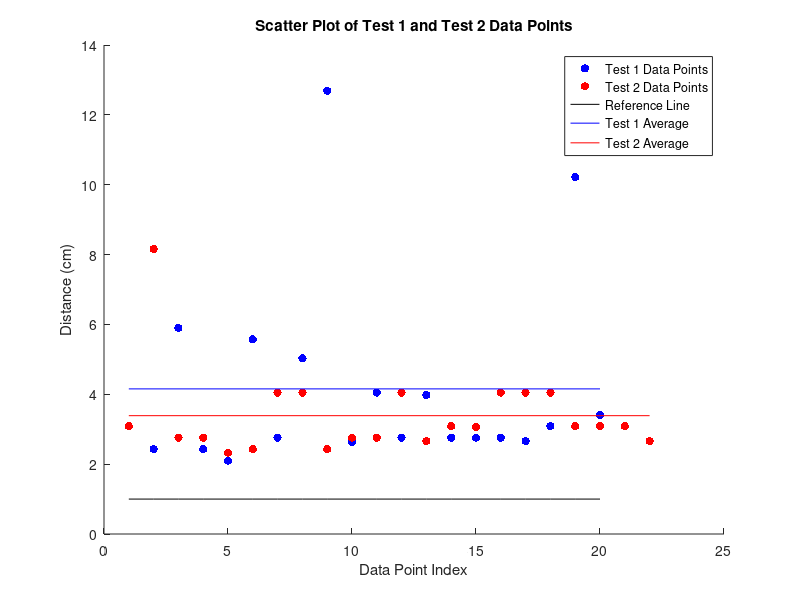
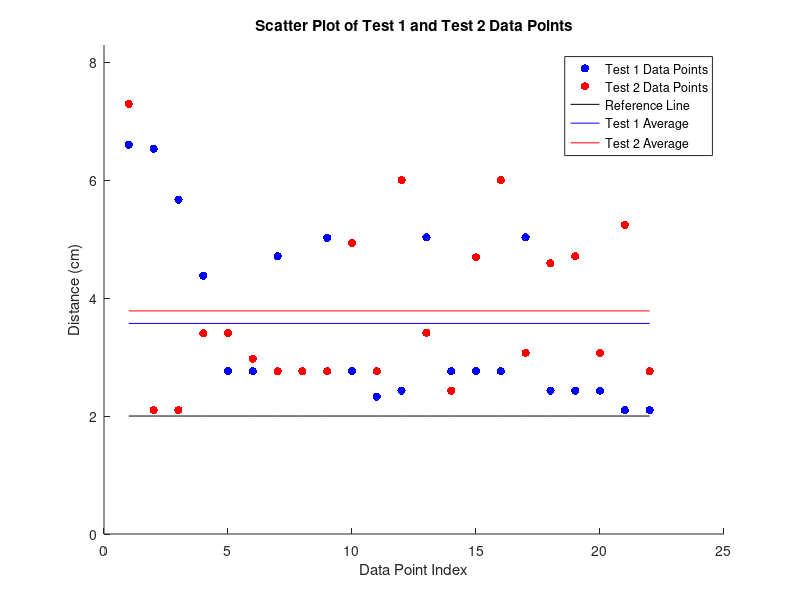
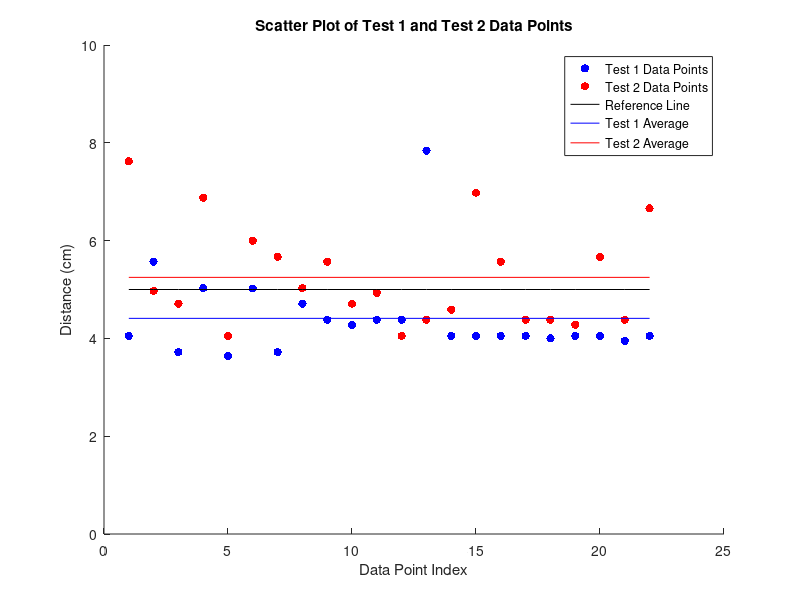
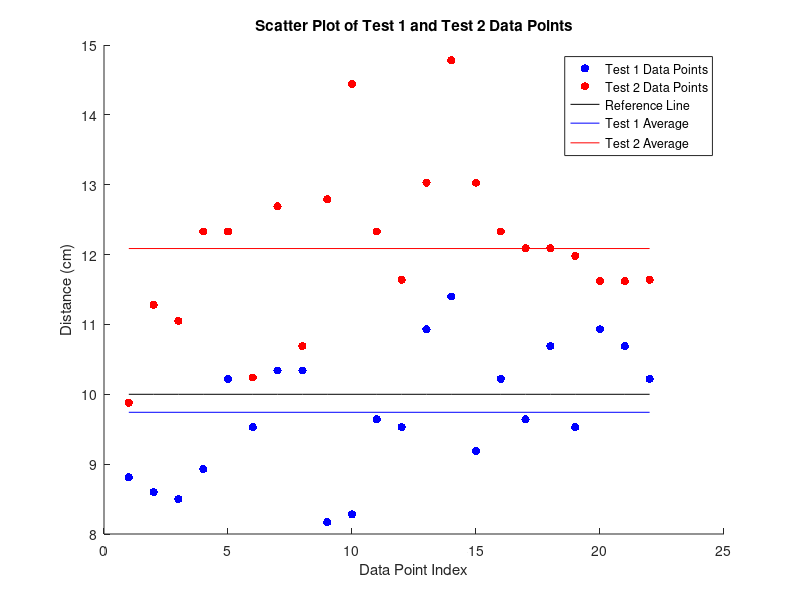

Reproduce these figures in MATLAB, in order.
test1_data = [3.09, 2.43, 5.9, 2.43, 2.1, 5.57, 2.76, 5.03, 12.69, 2.64, ...
              4.05, 2.76, 3.98, 2.76, 2.76, 2.76, 2.66, 3.09, 10.22, 3.41];


test2_data = [3.09, 8.16, 2.76, 2.76, 2.33, 2.43, 4.05, 4.05, 2.43, 2.76, ...
              2.76, 4.05, 2.66, 3.09, 3.07, 4.05, 4.05, 4.05, 3.09, 3.09, ...
              3.09, 2.66];


average_test1 = mean(test1_data);
average_test2 = mean(test2_data);


static_error_test1 = abs(test1_data - 1);  
static_error_test2 = abs(test2_data - 1);

reference_line = ones(size(test1_data));


fprintf('Average of Test 1 data points: %.2f cm\n', average_test1);
fprintf('Average of Test 2 data points: %.2f cm\n', average_test2);

figure;
scatter(1:length(test1_data), test1_data, 'b', 'filled');
hold on;
scatter(1:length(test2_data), test2_data, 'r', 'filled');
plot(1:length(test1_data), reference_line, 'k');
plot([1, length(test1_data)], [average_test1, average_test1], 'b');
plot([1, length(test2_data)], [average_test2, average_test2], 'r');
hold off;

title('Scatter Plot of Test 1 and Test 2 Data Points');
xlabel('Data Point Index');
ylabel('Distance (cm)');
legend('Test 1 Data Points', 'Test 2 Data Points', 'Reference Line', 'Test 1 Average', 'Test 2 Average');

%% 2cm
test1_data = [6.6, 6.53, 5.67, 4.38, 2.76, 2.76, 4.71, 2.76, 5.02, 2.76, ...
              2.33, 2.43, 5.03, 2.76, 2.76, 2.76, 5.03, 2.43, 2.43, 2.43, ...
              2.1, 2.1];

test2_data = [7.29, 2.1, 2.1, 3.4, 3.41, 2.97, 2.76, 2.76, 2.76, 4.93, ...
              2.76, 6, 3.41, 2.43, 4.69, 6, 3.07, 4.59, 4.71, 3.07, 5.24, ...
              2.76];

average_test1 = mean(test1_data);
average_test2 = mean(test2_data);


static_error_test1 = abs(test1_data - 2);  % Assuming the object is 2cm away
static_error_test2 = abs(test2_data - 2);


reference_line = 2 * ones(size(test1_data));


y_axis_limit = max([test1_data, test2_data, reference_line]) + 1;


fprintf('Average of Test 1 data points: %.2f cm\n', average_test1);
fprintf('Average of Test 2 data points: %.2f cm\n', average_test2);

figure;
scatter(1:length(test1_data), test1_data, 'b', 'filled');
hold on;
scatter(1:length(test2_data), test2_data, 'r', 'filled');
plot(1:length(test1_data), reference_line, 'k');
plot([1, length(test1_data)], [average_test1, average_test1], 'b');
plot([1, length(test2_data)], [average_test2, average_test2], 'r');
hold off;

title('Scatter Plot of Test 1 and Test 2 Data Points');
xlabel('Data Point Index');
ylabel('Distance (cm)');
legend('Test 1 Data Points', 'Test 2 Data Points', 'Reference Line', 'Test 1 Average', 'Test 2 Average');


ylim([0, y_axis_limit]);

%% 5cm

test1_data = [4.05, 5.57, 3.72, 5.03, 3.64, 5.02, 3.72, 4.71, 4.38, 4.28, ...
              4.38, 4.38, 7.84, 4.05, 4.05, 4.05, 4.05, 4, 4.05, 4.05, 3.95, ...
              4.05];

test2_data = [7.62, 4.97, 4.71, 6.88, 4.05, 6, 5.67, 5.03, 5.57, 4.71, ...
              4.93, 4.05, 4.38, 4.59, 6.98, 5.57, 4.38, 4.38, 4.28, 5.67, ...
              4.38, 6.66];

average_test1 = mean(test1_data);
average_test2 = mean(test2_data);

static_error_test1 = abs(test1_data - 5);  % Assuming the object is 5cm away
static_error_test2 = abs(test2_data - 5);

reference_line = 5 * ones(size(test1_data));

fprintf('Average of Test 1 data points: %.2f cm\n', average_test1);
fprintf('Average of Test 2 data points: %.2f cm\n', average_test2);

figure;
scatter(1:length(test1_data), test1_data, 'b', 'filled');
hold on;
scatter(1:length(test2_data), test2_data, 'r', 'filled');
plot(1:length(test1_data), reference_line, 'k');
plot([1, length(test1_data)], [average_test1, average_test1], 'b');
plot([1, length(test2_data)], [average_test2, average_test2], 'r');
hold off;

title('Scatter Plot of Test 1 and Test 2 Data Points');
xlabel('Data Point Index');
ylabel('Distance (cm)');
legend('Test 1 Data Points', 'Test 2 Data Points', 'Reference Line', 'Test 1 Average', 'Test 2 Average');

ylim([0, 10]);

%% 10cm
test1_data = [8.81, 8.6, 8.5, 8.93, 10.22, 9.53, 10.34, 10.34, 8.17, 8.28, ...
              9.64, 9.53, 10.93, 11.4, 9.19, 10.22, 9.64, 10.69, 9.53, 10.93, ...
              10.69, 10.22];

test2_data = [9.88, 11.28, 11.05, 12.33, 12.33, 10.24, 12.69, 10.69, 12.79, ...
              14.44, 12.33, 11.64, 13.03, 14.78, 13.03, 12.33, 12.09, 12.09, ...
              11.98, 11.62, 11.62, 11.64];

average_test1 = mean(test1_data);
average_test2 = mean(test2_data);

static_error_test1 = abs(test1_data - 10); 
static_error_test2 = abs(test2_data - 10);

reference_line = 10 * ones(size(test1_data));

fprintf('Average of Test 1 data points: %.2f cm\n', average_test1);
fprintf('Average of Test 2 data points: %.2f cm\n', average_test2);

figure;
scatter(1:length(test1_data), test1_data, 'b', 'filled');
hold on;
scatter(1:length(test2_data), test2_data, 'r', 'filled');
plot(1:length(test1_data), reference_line, 'k');
plot([1, length(test1_data)], [average_test1, average_test1], 'b');
plot([1, length(test2_data)], [average_test2, average_test2], 'r');
hold off;

title('Scatter Plot of Test 1 and Test 2 Data Points');
xlabel('Data Point Index');
ylabel('Distance (cm)');
legend('Test 1 Data Points', 'Test 2 Data Points', 'Reference Line', 'Test 1 Average', 'Test 2 Average');

%% 25cm
test1_data = [25.34, 24.28, 28.83, 24.76, 24.86, 23.9, 30.19, 29.22, ...
              24.57, 28.83, 25.16, 29.40, 24.76, 24.86, 26.78, 30.19, ...
              24.59, 25.17, 24.76, 28.34, 25.45, 25.34];

test2_data = [24.86, 24.76, 29.12, 26.31, 25.34, 25.17, 25.17, 27.66, ...
              25.74, 25.33, 25.33, 25.45, 25.34, 25.45, 25.45, 25.34, ...
              30.29, 26.02, 25.33, 25.74, 25.05, 22.55];

average_test1 = mean(test1_data);
average_test2 = mean(test2_data);

static_error_test1 = abs(test1_data - 25);  % Assuming the object is 25cm away
static_error_test2 = abs(test2_data - 25);

reference_line = 25 * ones(size(test1_data));

fprintf('Average of Test 1 data points: %.2f cm\n', average_test1);
fprintf('Average of Test 2 data points: %.2f cm\n', average_test2);

figure;
scatter(1:length(test1_data), test1_data, 'b', 'filled');
hold on;
scatter(1:length(test2_data), test2_data, 'r', 'filled');
plot(1:length(test1_data), reference_line, 'k');
plot([1, length(test1_data)], [average_test1, average_test1], 'b');
plot([1, length(test2_data)], [average_test2, average_test2], 'r');
hold off;

title('Scatter Plot of Test 1 and Test 2 Data Points');
xlabel('Data Point Index');
ylabel('Distance (cm)');
legend('Test 1 Data Points', 'Test 2 Data Points', 'Reference Line', 'Test 1 Average', 'Test 2 Average');
%% 50cm
test1_data = [50.93, 50.07, 51.43, 48.97, 48.55, 49.57, 49.72, 50.24, ...
              49.9, 50.07, 50.76, 50.74, 50.91, 51.03, 51.03, 51.43, ...
              50.93, 50.93, 50.93, 51.09, 51.10];

test2_data = [51.10, 51.09, 51.6, 51.28, 51.26, 51.78, 51.55, 51.43, ...
              51.43, 51.95, 52.48, 52.12, 52.98, 52.48, 52.45, 52.64, ...
              52.64, 52.62, 52.97, 52.62, 52.12];

average_test1 = mean(test1_data);
average_test2 = mean(test2_data);

static_error_test1 = abs(test1_data - 50); 
static_error_test2 = abs(test2_data - 50);

reference_line = 50 * ones(size(test1_data));

fprintf('Average of Test 1 data points: %.2f cm\n', average_test1);
fprintf('Average of Test 2 data points: %.2f cm\n', average_test2);

figure;
scatter(1:length(test1_data), test1_data, 'b', 'filled');
hold on;
scatter(1:length(test2_data), test2_data, 'r', 'filled');
plot(1:length(test1_data), reference_line, 'k');
plot([1, length(test1_data)], [average_test1, average_test1], 'b');
plot([1, length(test2_data)], [average_test2, average_test2], 'r');
hold off;

title('Scatter Plot of Test 1 and Test 2 Data Points');
xlabel('Data Point Index');
ylabel('Distance (cm)');
legend('Test 1 Data Points', 'Test 2 Data Points', 'Reference Line', 'Test 1 Average', 'Test 2 Average');
%% 100cm
test1_data = [98.66, 98.33, 98.43, 98.28, 98.24, 98.22, 98.22, 98.16, ...
              98.07, 97.97, 98.07, 98.05, 97.97, 97.97, 98.09, 97.97, ...
              97.86, 97.86, 98.33, 98.19, 98.22, 98.22];

test2_data = [98.33, 98.34, 98.24, 98.31, 98.16, 98.67, 98.6, 98.67, ...
              98.34, 98.41, 98.4, 98.41, 99.03, 99.5, 99.67, 99.31, ...
              99.67, 99.57, 99.5, 99.5, 99.95, 99.03];

average_test1 = mean(test1_data);
average_test2 = mean(test2_data);

static_error_test1 = abs(test1_data - 100); 
static_error_test2 = abs(test2_data - 100);

reference_line = 100 * ones(size(test1_data));

fprintf('Average of Test 1 data points: %.2f cm\n', average_test1);
fprintf('Average of Test 2 data points: %.2f cm\n', average_test2);

figure;
scatter(1:length(test1_data), test1_data, 'b', 'filled');
hold on;
scatter(1:length(test2_data), test2_data, 'r', 'filled');
plot(1:length(test1_data), reference_line, 'k');
plot([1, length(test1_data)], [average_test1, average_test1], 'b');
plot([1, length(test2_data)], [average_test2, average_test2], 'r');
hold off;

title('Scatter Plot of Test 1 and Test 2 Data Points');
xlabel('Data Point Index');
ylabel('Distance (cm)');
legend('Test 1 Data Points', 'Test 2 Data Points', 'Reference Line', 'Test 1 Average', 'Test 2 Average');

%% 200cm
test1_data = [197.66, 196.57, 196.78, 197.02, 197.22, 196.66, 196.81, ...
              196.31, 196.59, 196.55, 196.47, 196.09, 196, 195.93, ...
              195.9, 195.98, 196.09, 196, 195.95, 195.72, 195.76];

test2_data = [195.59, 195.29, 195.41, 195.5, 195.36, 195.5, 195.57, ...
              195.38, 195.57, 195.67, 195.29, 195.5, 196.07, 196.21, ...
              196.12, 196.47, 196.12, 196.09, 196, 196.38, 195.67];

average_test1 = mean(test1_data);
average_test2 = mean(test2_data);

static_error_test1 = abs(test1_data - 200); 
static_error_test2 = abs(test2_data - 200);

reference_line = 200 * ones(size(test1_data));

fprintf('Average of Test 1 data points: %.2f cm\n', average_test1);
fprintf('Average of Test 2 data points: %.2f cm\n', average_test2);

figure;
scatter(1:length(test1_data), test1_data, 'b', 'filled');
hold on;
scatter(1:length(test2_data), test2_data, 'r', 'filled');
plot(1:length(test1_data), reference_line, 'k');
plot([1, length(test1_data)], [average_test1, average_test1], 'b');
plot([1, length(test2_data)], [average_test2, average_test2], 'r');
hold off;

title('Scatter Plot of Test 1 and Test 2 Data Points');
xlabel('Data Point Index');
ylabel('Distance (cm)');
legend('Test 1 Data Points', 'Test 2 Data Points', 'Reference Line', 'Test 1 Average', 'Test 2 Average');

%% 250cm
test1_data = [244.66, 247.33, 247.57, 248.12, 247.93, 248.4, 248.36, ...
              248.26, 249.78, 249.33, 247.55, 247.48, 247.16, 247.33, ...
              246.62, 247.03, 247.07, 247.43, 246.86, 246.78];

test2_data = [246.88, 246.88, 246.88, 247.31, 246.97, 247.02, 247.02, ...
              247.02, 246.95, 246.83, 246.98, 247.69, 248.31, 247.48, ...
              246.81, 246.86, 248.93, 248.22, 248.02, 247.67];

average_test1 = mean(test1_data);
average_test2 = mean(test2_data);

static_error_test1 = abs(test1_data - 250); 
static_error_test2 = abs(test2_data - 250);

reference_line = 250 * ones(size(test1_data));

min_y = min([min(test1_data), min(test2_data), min(reference_line)]) - 5;
max_y = max([max(test1_data), max(test2_data), max(reference_line)]) + 5;

fprintf('Average of Test 1 data points: %.2f cm\n', average_test1);
fprintf('Average of Test 2 data points: %.2f cm\n', average_test2);

figure;
scatter(1:length(test1_data), test1_data, 'b', 'filled');
hold on;
scatter(1:length(test2_data), test2_data, 'r', 'filled');
plot(1:length(test1_data), reference_line, 'k');
plot([1, length(test1_data)], [average_test1, average_test1], 'b');
plot([1, length(test2_data)], [average_test2, average_test2], 'r');
hold off;

title('Scatter Plot of Test 1 and Test 2 Data Points');
xlabel('Data Point Index');
ylabel('Distance (cm)');
legend('Test 1 Data Points', 'Test 2 Data Points', 'Reference Line', 'Test 1 Average', 'Test 2 Average');
ylim([min_y, max_y]);


%% 300cm
test1_data = [297.48, 297.02, 297.02, 296.98, 297.41, 297.43, 297.4, ...
              297.38, 296.59, 296.9, 297.31, 297.33, 296.93, 296.93, ...
              296.91, 296.52, 296.91, 297.33, 297.38, 297.41, 297.02, 296.98];

test2_data = [296.62, 297, 297.5, 297.47, 297.91, 298.4, 298.45, ...
              297.62, 298.03, 297.19, 297.14, 297.19, 297.6, 297.22, ...
              296.91, 297.19, 297.6, 297.21, 297.19, 297.64, 297.28, 297.48];

average_test1 = mean(test1_data);
average_test2 = mean(test2_data);

static_error_test1 = abs(test1_data - 300); 
static_error_test2 = abs(test2_data - 300);

reference_line = 300 * ones(size(test1_data));

min_y = min([min(test1_data), min(test2_data), min(reference_line)]) - 5;
max_y = max([max(test1_data), max(test2_data), max(reference_line)]) + 5;

fprintf('Average of Test 1 data points: %.2f cm\n', average_test1);
fprintf('Average of Test 2 data points: %.2f cm\n', average_test2);

figure;
scatter(1:length(test1_data), test1_data, 'b', 'filled');
hold on;
scatter(1:length(test2_data), test2_data, 'r', 'filled');
plot(1:length(test1_data), reference_line, 'k');
plot([1, length(test1_data)], [average_test1, average_test1], 'b');
plot([1, length(test2_data)], [average_test2, average_test2], 'r');
hold off;

title('Scatter Plot of Test 1 and Test 2 Data Points');
xlabel('Data Point Index');
ylabel('Distance (cm)');
legend('Test 1 Data Points', 'Test 2 Data Points', 'Reference Line', 'Test 1 Average', 'Test 2 Average');

ylim([min_y, max_y]);

%% 400cm
test1_data = [397.83, 397.41, 396.93, 397.9, 397.24, 397.79, 398, ...
              397.67, 398.12, 398.52, 398.19, 398.26, 398.26, 398.29, ...
              398.67, 398.26, 398.41, 397.97, 397.95, 397.84, 398.22, 398.22];

test2_data = [398.64, 398.72, 398.22, 398.33, 397.88, 398.24, 398.21, ...
              398.6, 398.21, 398.14, 397.72, 398.14, 398.12, 398.22, ...
              399.03, 398.22, 398.53, 398.53, 398.57, 398.12, 397.76, 398.57];

average_test1 = mean(test1_data);
average_test2 = mean(test2_data);

static_error_test1 = abs(test1_data - 400); 
static_error_test2 = abs(test2_data - 400);

reference_line = 400 * ones(size(test1_data));

min_y = min([min(test1_data), min(test2_data), min(reference_line)]) - 5;
max_y = max([max(test1_data), max(test2_data), max(reference_line)]) + 5;

fprintf('Average of Test 1 data points: %.2f cm\n', average_test1);
fprintf('Average of Test 2 data points: %.2f cm\n', average_test2);

figure;
scatter(1:length(test1_data), test1_data, 'b', 'filled');
hold on;
scatter(1:length(test2_data), test2_data, 'r', 'filled');
plot(1:length(test1_data), reference_line, 'k');
plot([1, length(test1_data)], [average_test1, average_test1], 'b');
plot([1, length(test2_data)], [average_test2, average_test2], 'r');
hold off;

title('Scatter Plot of Test 1 and Test 2 Data Points');
xlabel('Data Point Index');
ylabel('Distance (cm)');
legend('Test 1 Data Points', 'Test 2 Data Points', 'Reference Line', 'Test 1 Average', 'Test 2 Average');

ylim([min_y, max_y]);

%% 450cm
test1_data = [444.28, 444.17, 443.86, 443.36, 443.50, 443.38, 443.97, ...
              443.93, 443.66, 443.6, 443.78, 444.1, 444.16, 444.05, ...
              444.16, 444.07, 443.74, 443.64, 443.79, 443.66, 443.76, 444.09];

test2_data = [443.76, 444.05, 444.19, 444.09, 443.79, 443.66, 444.17, ...
              444.03, 443.74, 444.03, 443.72, 444.03, 443.71, 443.6, ...
              443.69, 443.6, 443.76, 443.22, 443.34, 443.64, 443.76, 443.64];

average_test1 = mean(test1_data);
average_test2 = mean(test2_data);


static_error_test1 = abs(test1_data - 450);  
static_error_test2 = abs(test2_data - 450);

reference_line = 450 * ones(size(test1_data));

min_y = min([min(test1_data), min(test2_data), min(reference_line)]) - 5;
max_y = max([max(test1_data), max(test2_data), max(reference_line)]) + 5;

fprintf('Average of Test 1 data points: %.2f cm\n', average_test1);
fprintf('Average of Test 2 data points: %.2f cm\n', average_test2);

figure;
scatter(1:length(test1_data), test1_data, 'b', 'filled');
hold on;
scatter(1:length(test2_data), test2_data, 'r', 'filled');
plot(1:length(test1_data), reference_line, 'k');
plot([1, length(test1_data)], [average_test1, average_test1], 'b');
plot([1, length(test2_data)], [average_test2, average_test2], 'r');
hold off;

title('Scatter Plot of Test 1 and Test 2 Data Points');
xlabel('Data Point Index');
ylabel('Distance (cm)');
legend('Test 1 Data Points', 'Test 2 Data Points', 'Reference Line', 'Test 1 Average', 'Test 2 Average');

ylim([min_y, max_y]);


%% 500cm

test1_data = [502.28, 501.91, 502.16, 502.86, 537.09, 536.81, ...
              537.17, 537.29, 537.33, 537.34, 537.59, 538.41, ...
              537.62, 537.62, 536.78];

test2_data = [537.48, 536.21, 536.76, 537.19, 536.74, 536.28, ...
              536.29, 536.79, 537.26, 537.16, 537.10, 537.10, ...
              536.79, 538.05, 537.64];

average_test1 = mean(test1_data);
average_test2 = mean(test2_data);

static_error_test1 = abs(test1_data - 500); 
static_error_test2 = abs(test2_data - 500);

reference_line = 500 * ones(size(test1_data));
min_y = min([min(test1_data), min(test2_data), min(reference_line)]) - 10;
max_y = max([max(test1_data), max(test2_data), max(reference_line)]) + 10;

fprintf('Average of Test 1 data points: %.2f cm\n', average_test1);
fprintf('Average of Test 2 data points: %.2f cm\n', average_test2);

figure;
scatter(1:length(test1_data), test1_data, 'b', 'filled');
hold on;
scatter(1:length(test2_data), test2_data, 'r', 'filled');
plot(1:length(test1_data), reference_line, 'k');
plot([1, length(test1_data)], [average_test1, average_test1], 'b');
plot([1, length(test2_data)], [average_test2, average_test2], 'r');
hold off;

title('Scatter Plot of Test 1 and Test 2 Data Points');
xlabel('Data Point Index');
ylabel('Distance (cm)');
legend('Test 1 Data Points', 'Test 2 Data Points', 'Reference Line', 'Test 1 Average', 'Test 2 Average');

ylim([min_y, max_y]);

